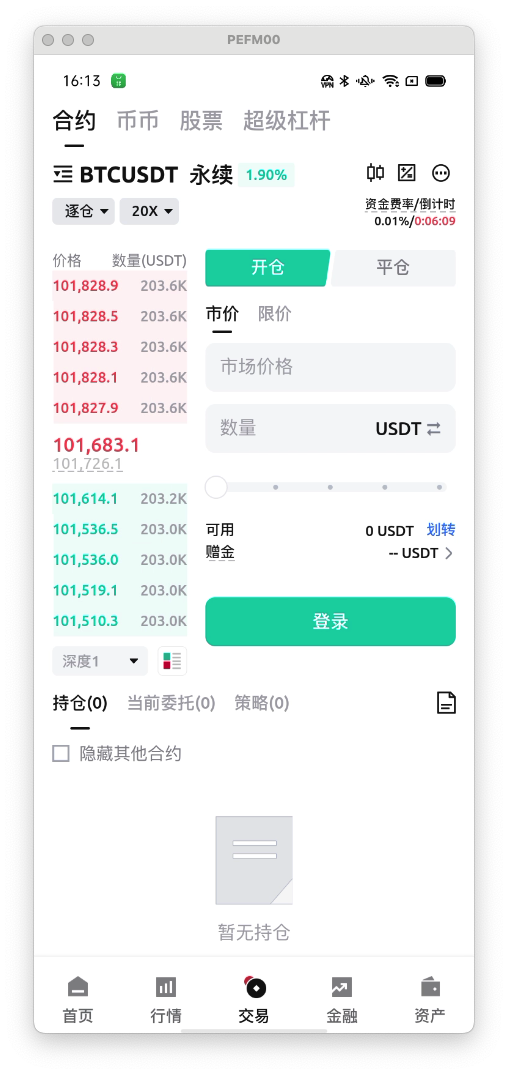
#> input picture App/tools/Xnip2024-12-14_16-13-54.png, 508 x 1075 px
$ python image_comparison.py
#> lines starting #> are read from the running program, lines starting #| are printed output that depends on the picture; after the words box and inside, x2 and y2 are one past the last pixel; in counts of white or black regions, pixels touching at a corner belong together
from PIL import Image, ImageDraw
import numpy as np
from scipy.ndimage import label as ndi_label
from scipy.ndimage import morphology  # 用于形态学操作，合并相邻区域

def compare_images(image1_path, image2_path):
    """
    比较两张APP截图的差异点，并将差异区域在第二张图片内体现出来，
    使用红色矩形框标记差异区域，对小区域进行合并使其不过于细碎

    :param image1_path: 第一张截图的路径
    :param image2_path: 第二张截图的路径
    :return: 返回标记了差异区域的第二张图片（使用相对简洁的红色矩形框标记各个差异区域大致范围）
    """
#> called with image1_path = 'Xnip2024-12-14_16-13-54.png', image2_path = 'Xnip2024-12-14_16-13-59.png'
    # 打开两张图片并转换为RGB模式（确保色彩模式一致便于对比）
    img1 = Image.open(image1_path).convert('RGB')
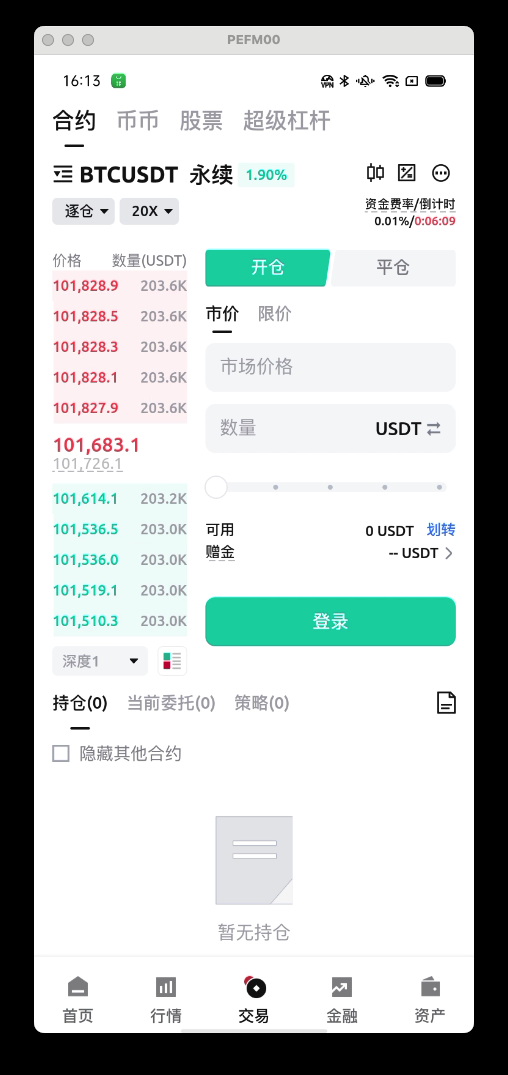
#> img1: PIL image 508x1075 RGB; mean R, G, B 191.8, 197.5, 196.3
    img2 = Image.open(image2_path).convert('RGB')
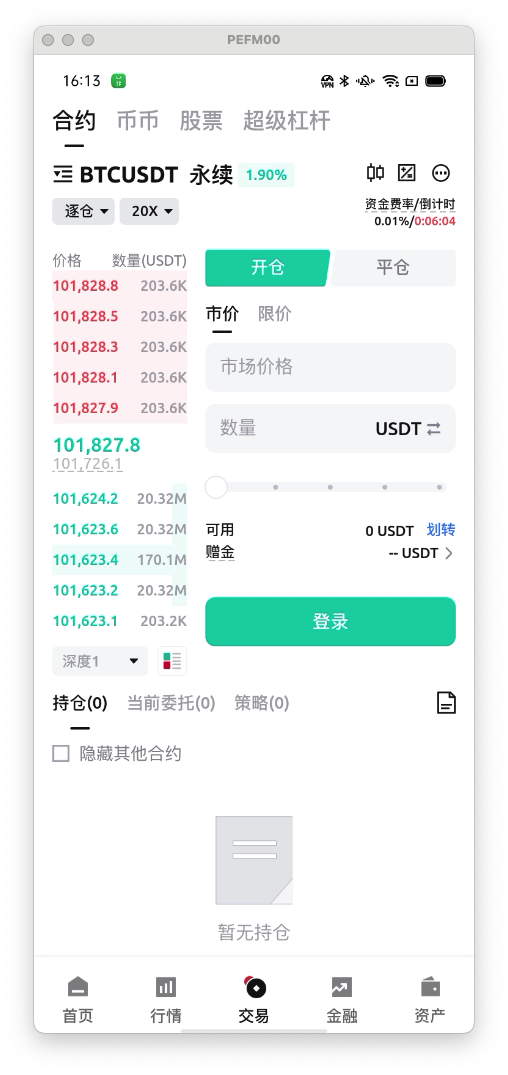
#> input picture App/tools/Xnip2024-12-14_16-13-59.png, 508 x 1075 px

    # 获取图片尺寸，若尺寸不一致则调整为相同尺寸（以第一张图片尺寸为准）
    width1, height1 = img1.size
#> width1 = 508; height1 = 1075
    width2, height2 = img2.size
#> width2 = 508; height2 = 1075
    if width1!= width2 or height1!= height2:
        img2 = img2.resize((width1, height1))

    # 将图片转换为numpy数组，方便进行像素级的计算
    img1_array = np.array(img1)
    img2_array = np.array(img2)

    # 计算两张图片每个像素点的差值
    diff_array = np.abs(img1_array - img2_array)
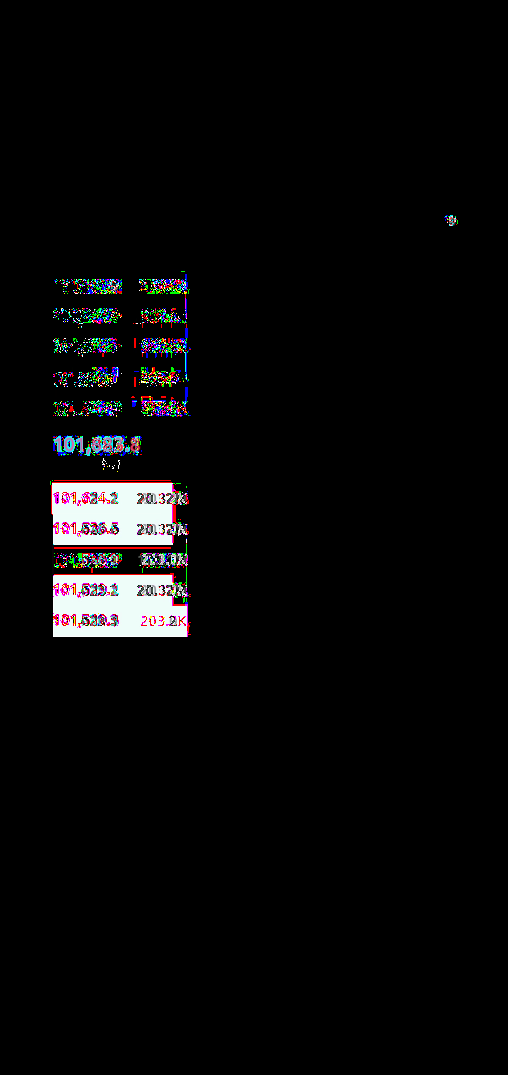
#> diff_array: shape (1075, 508, 3); mean R, G, B 8.3, 8, 8.3
    # 判断差值是否大于一定阈值（这里设为30，可根据实际情况调整），生成差异掩码
    threshold = 200
    diff_mask = np.any(diff_array > threshold, axis=2)
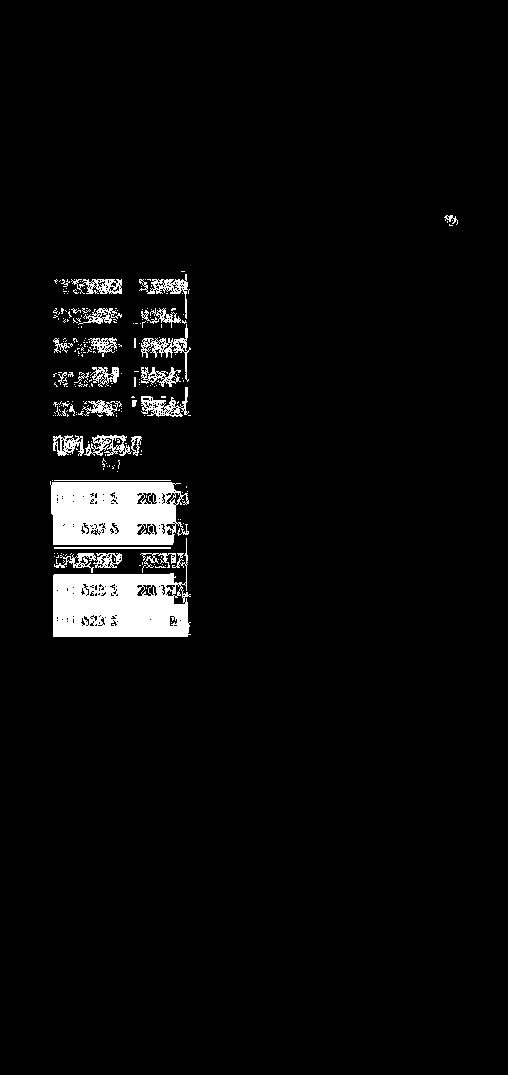
#> diff_mask: shape (1075, 508) bool; 4% white; 237 white regions (208 under 20 px), largest, box (x1, y1, x2, y2) and area: (53, 538, 191, 637) 7857, (50, 481, 189, 545) 7296, (141, 324, 191, 382) 575

    # 进行形态学操作，先腐蚀再膨胀，可去除小的孤立差异点并合并相邻区域
    structuring_element = np.ones((3, 3), dtype=np.uint8)
    processed_mask = morphology.binary_opening(diff_mask, structuring_element)
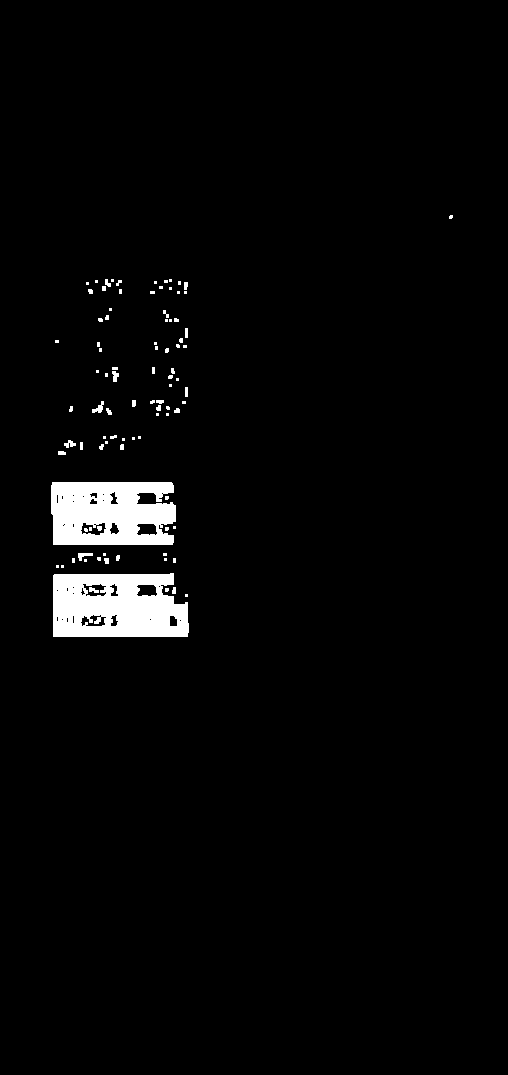
#> processed_mask: shape (1075, 508) bool; 2.9% white; 93 white regions (61 under 20 px), largest, box (x1, y1, x2, y2) and area: (53, 573, 189, 637) 7284, (51, 482, 176, 545) 6712, (92, 401, 104, 413) 69
    processed_mask = morphology.binary_closing(processed_mask, structuring_element)
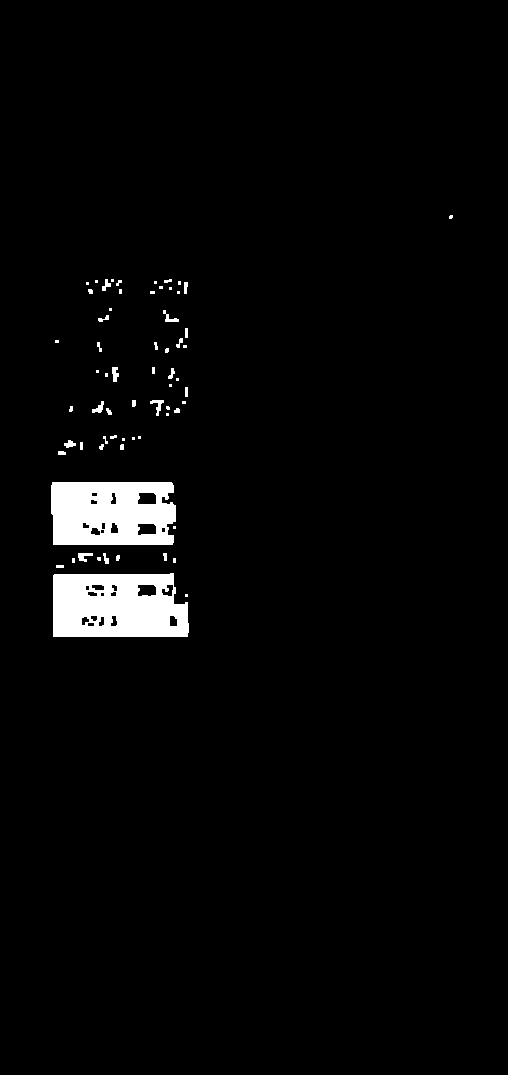
#> processed_mask: shape (1075, 508) bool; 2.9% white; 65 white regions (30 under 20 px), largest, box (x1, y1, x2, y2) and area: (53, 573, 189, 637) 7503, (51, 482, 176, 545) 6958, (150, 400, 164, 416) 88

    # 获取用于在第二张图片上绘图的对象
    draw = ImageDraw.Draw(img2)

    # 使用scipy的ndi_label函数标记连通的差异区域，每个区域有一个唯一的标签
    labeled_mask, num_features = ndi_label(processed_mask)
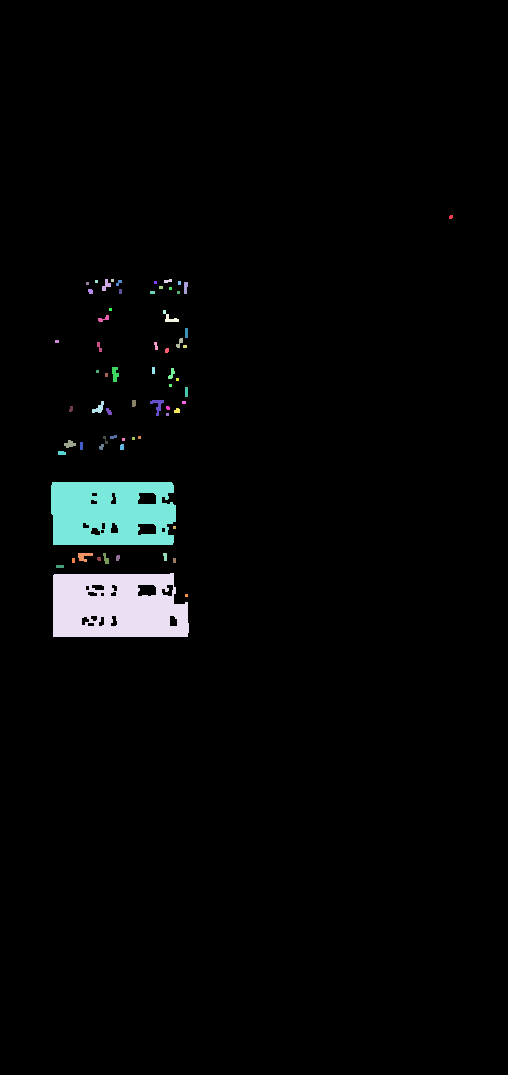
#> labeled_mask: shape (1075, 508) int32; 67 distinct labels, from 0 to 66; one colour per label, 0 black
#> num_features = 66

    for label in range(1, num_features + 1):  # 遍历每个连通区域（标签从1开始）
        # 获取当前连通区域的像素坐标
        coords = np.column_stack(np.where(labeled_mask == label))
        if len(coords) > 0:
            min_y, min_x = coords.min(axis=0)
            max_y, max_x = coords.max(axis=0)

            # 绘制红色矩形框标记当前差异区域大致范围
            draw.rectangle([min_x, min_y, max_x + 1, max_y + 1], outline="red", width=2)
#> this loop made 66 passes
#> (min_y, min_x, max_y, max_x) on passes 1 to 12: (215, 449, 218, 452), (279, 102, 290, 110), (279, 111, 281, 113), (279, 164, 282, 171), (280, 95, 282, 97), (280, 116, 285, 121), (281, 154, 283, 156), (281, 178, 284, 180), (282, 86, 284, 88), (282, 184, 293, 187), (286, 159, 288, 162), (287, 169, 289, 171)

    return img2

if __name__ == "__main__":

    # 定义两张APP截图的路径，替换为实际的图片路径
    image1_path = "Xnip2024-12-14_16-13-54.png"
    image2_path = "Xnip2024-12-14_16-13-59.png"
    result_image = compare_images(image1_path, image2_path)
    result_image.show()
